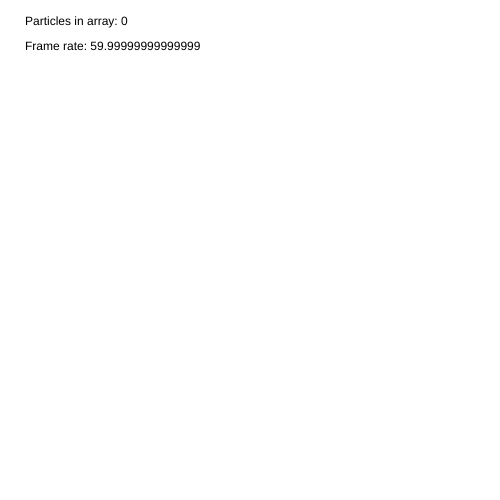
Frame 1 (no input)
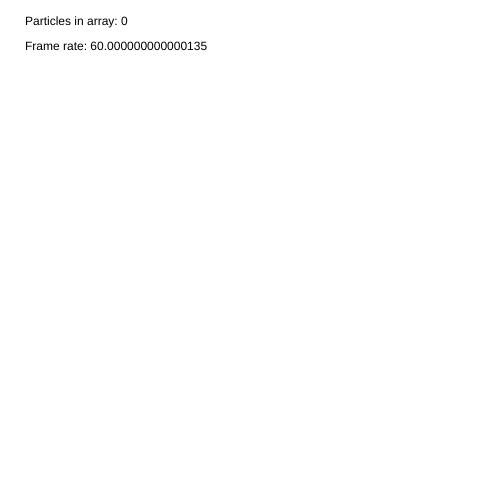
Frame 60 (no input)
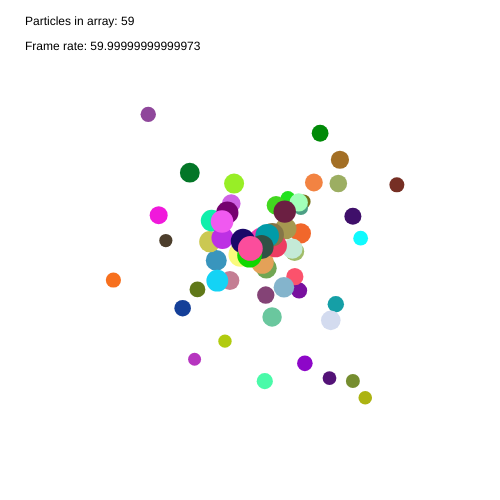
Frame 120 (the mouse pressed at the canvas centre since frame 60)

The p5.js sketch that drew these frames (run headless with seeded random() and noise() and a simulated clock; from frame 60 on, the mouse is pressed at the canvas centre):

// p5.js sketch
// ── sketch.js
// create an array to hold our particles
let theParticles = [];

function setup() {
  createCanvas(500,500);
}

function draw() {
  background(255);
  fill(0);
  text("Particles in array: " + theParticles.length, 25, 25);
  text("Frame rate: " + frameRate(), 25, 50);

  // if the mouse is pressed we should create a particle
  if (mouseIsPressed) {
    theParticles.push( new Particle(mouseX, mouseY) );
  }

  // every frame we have to draw all particles
  for (let i = 0; i < theParticles.length; i++) {
    theParticles[i].moveAndDisplay();
  }
}

class Particle {

  constructor(startX, startY) {
    // all particles should store their initial starting position
    this.x = startX;
    this.y = startY;

    // all particles should pick a random color for themselves
    this.red = random(255);
    this.green = random(255);
    this.blue = random(255);

    // all particles need a size
    this.size = 25;

    // all particles should pick a random speed
    this.xSpeed = random(-3,3);
    this.ySpeed = random(-3,3);
  }

  // all particles need to be able to move and display themselves
  moveAndDisplay() {
    // move
    this.x += this.xSpeed;
    this.y += this.ySpeed;

    // adjust size down a little bit
    this.size -= 0.2;
    this.size = constrain(this.size, 0, 25);

    // draw our particles
    fill(this.red, this.green, this.blue);
    noStroke();
    ellipse(this.x, this.y, this.size, this.size);
  }
}
